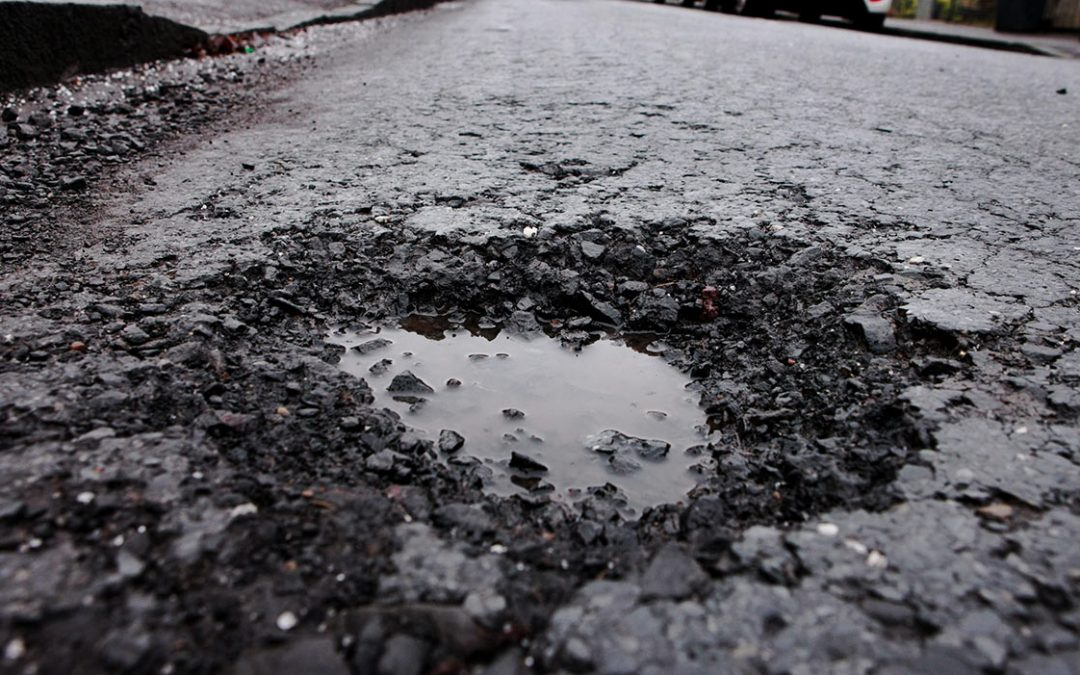
#> input picture Pothole-Segmentation/dataset/train/images/train_070.jpg, 1080 x 675 px; its folder holds only this picture in this run
$ jupyter execute --allow-errors DatSciARA7_GakKuliah.ipynb   (shell and % lines are left out)   (older library calls are emulated)
#> lines starting #> are read from the running program, lines starting #| are printed output that depends on the picture
# EDA

[cell 1]
import os
import cv2
import numpy as np
from glob import glob
from tqdm import tqdm

TRAIN_IMG_DIR = "/kaggle/input/data-science-ara-7-0/dataset/dataset/train/images"
TRAIN_MASK_DIR = "/kaggle/input/data-science-ara-7-0/dataset/dataset/train/mask"

train_images = sorted(glob(os.path.join(TRAIN_IMG_DIR, "*")))
train_masks = sorted(glob(os.path.join(TRAIN_MASK_DIR, "*")))

print("="*50)
print("DATASET OVERVIEW")
print("="*50)
print("Total Train Images :", len(train_images))
print("Total Train Masks  :", len(train_masks))
print()

areas = []
total_fg = 0
total_pixels = 0

for mask_path in tqdm(train_masks):
    mask = cv2.imread(mask_path, 0)
    fg = (mask > 0).sum()
    total = mask.size

    areas.append(fg / total)
    total_fg += fg
    total_pixels += total

areas = np.array(areas)

print("="*50)
print("POTHOLE AREA STATISTICS")
print("="*50)
#> (the rest of this cell did not finish here and is left out)

## Insight dari Statistik Dataset

### 1. Konsistensi Dataset
- Total train images dan train masks sama (498).
- Tidak ada mask kosong (Images with Empty Mask: 0).

Implikasi:
- Semua gambar mengandung pothole.
- Model tidak belajar dari contoh jalan tanpa lubang (clean road), sehingga berpotensi meningkatkan false positive saat inference di data nyata.

---

### 2. Distribusi Luas Pothole (% Area)

- Minimum: 0.0235%
- Maksimum: 67.4005%
- Mean: 13.4860%
- Median: 9.1678%

Insight:
- Mean lebih besar dari median → distribusi right-skewed.
- Sebagian besar pothole relatif kecil (<10% area gambar).
- Variasi ukuran sangat besar, dari sangat kecil hingga sangat luas.

Implikasi:
- Model harus sensitif terhadap objek kecil.
- Perlu pendekatan multi-scale atau loss function yang mendukung deteksi small object.

---

### 3. Ketidakseimbangan Piksel (Foreground vs Background)

- Total Foreground: 8.3920%
- Total Background: 91.6080%

Insight:
- Dataset sangat imbalanced secara piksel.
- Mayoritas piksel adalah background.

Implikasi:
- Accuracy saja tidak cukup sebagai metrik evaluasi.
- Disarankan menggunakan Dice, IoU, Precision, dan Recall.
- Gunakan loss function yang menangani class imbalance (misalnya Dice Loss, Tversky Loss, atau kombinasi BCE + Dice).

---

## Kesimpulan

Dataset memiliki:
- Variasi ukuran objek yang ekstrem,
- Dominasi background yang tinggi,
- Tidak ada contoh negatif murni.

Pipeline training sebaiknya mencakup strategi resizing yang konsisten, arsitektur multi-scale, serta loss dan metrik yang sesuai untuk menangani ketidakseimbangan kelas dan variasi ukuran objek.

## Rendered Train Images

[cell 2]
import matplotlib.pyplot as plt
import random

# [4 lines left out: function overlay_mask, not called in this run]

#> (the rest of this cell did not finish here and is left out)

## Image Size Distribution

[cell 3]
heights = []
widths = []

for img_path in train_images:
    img = cv2.imread(img_path)
#> img is the input picture: shape (675, 1080, 3); mean B, G, R 97.8, 93, 94.9
    h, w = img.shape[:2]
    heights.append(h)
    widths.append(w)

import matplotlib.pyplot as plt

plt.figure(figsize=(12,5))

plt.subplot(1,2,1)
plt.hist(heights, bins=20)
plt.title("Image Height Distribution")
plt.xlabel("Height")
plt.ylabel("Frequency")

plt.subplot(1,2,2)
plt.hist(widths, bins=20)
plt.title("Image Width Distribution")
plt.xlabel("Width")

plt.tight_layout()
plt.show()
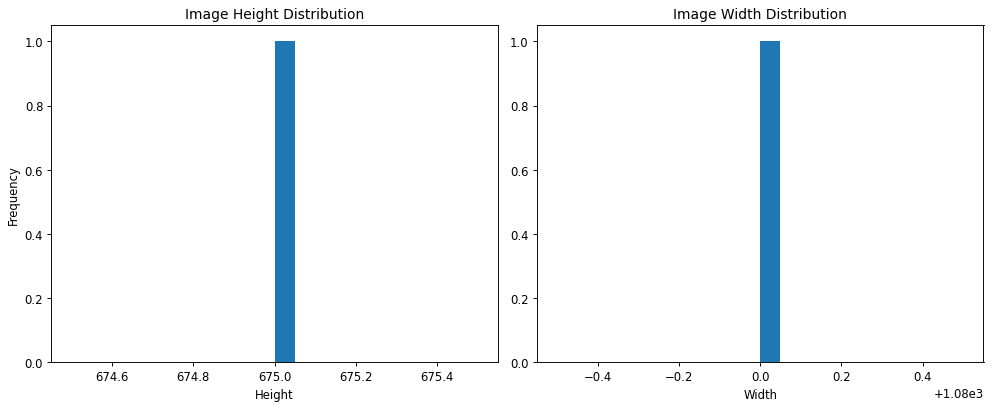
#> figure drawn by matplotlib, 2 panels; panel 1: tallest bar 1 high, from x = 675 to 675; panel 2: tallest bar 1 high, from x = 1080 to 1080

## Pothole Coverage Distribution

[cell 4]
plt.figure(figsize=(8,6))
plt.hist(areas * 100, bins=50)
plt.title("Pothole Coverage Percentage per Image")
plt.xlabel("Pothole Area (%)")
plt.ylabel("Frequency")
plt.show()
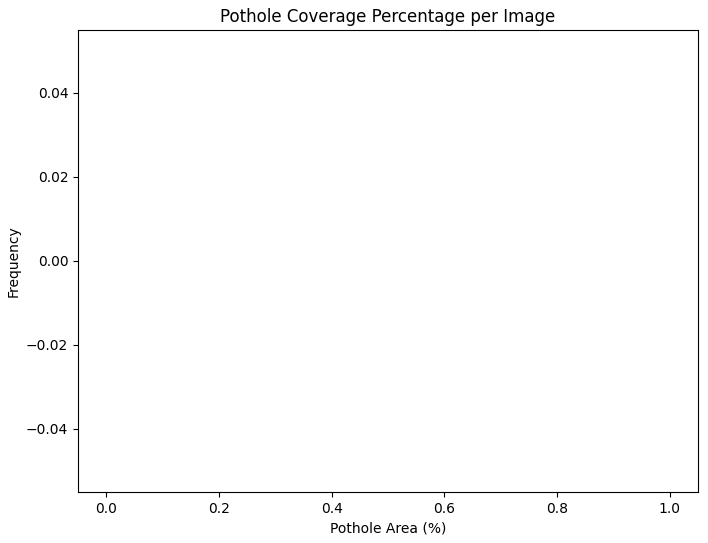
#> figure drawn by matplotlib, 1 panel

# Optional: categorize sizes
small = np.sum(areas < 0.01)
medium = np.sum((areas >= 0.01) & (areas < 0.05))
large = np.sum(areas >= 0.05)

print("="*50)
print("SIZE CATEGORY SUMMARY")
print("="*50)
print(f"Small  (<1%)  : {small}")
print(f"Medium (1-5%) : {medium}")
print(f"Large  (>5%)  : {large}")
print("="*50)

## Brightness Analysis

[cell 5]
brightness_means = []
brightness_stds = []

for img_path in train_images:
    img = cv2.imread(img_path)
    gray = cv2.cvtColor(img, cv2.COLOR_BGR2GRAY)

    brightness_means.append(gray.mean())
    brightness_stds.append(gray.std())

brightness_means = np.array(brightness_means)
#> brightness_means = [94.09]
brightness_stds = np.array(brightness_stds)
#> brightness_stds = [57.55]

import matplotlib.pyplot as plt

plt.figure(figsize=(12,5))

plt.subplot(1,2,1)
plt.hist(brightness_means, bins=30)
plt.title("Mean Brightness Distribution")
plt.xlabel("Mean Pixel Intensity")
plt.ylabel("Frequency")

plt.subplot(1,2,2)
plt.hist(brightness_stds, bins=30)
plt.title("Brightness Contrast (Std Dev)")
plt.xlabel("Std of Pixel Intensity")

plt.tight_layout()
plt.show()
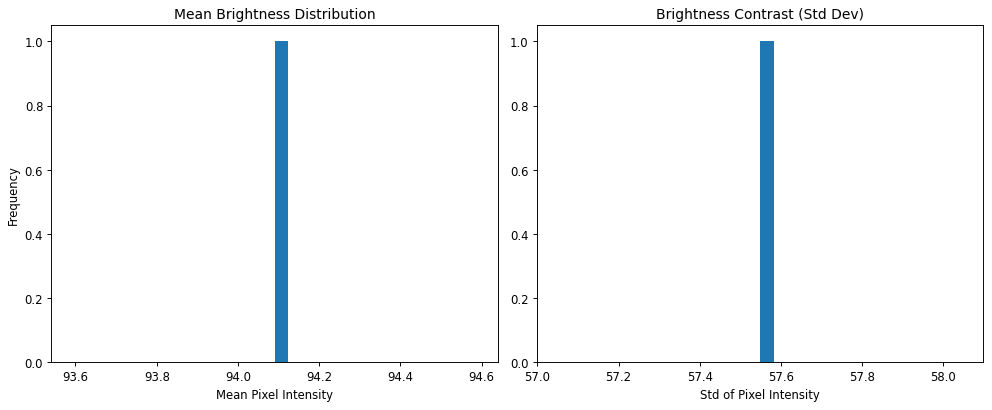
#> figure drawn by matplotlib, 2 panels; panel 1: tallest bar 1 high, from x = 94.09 to 94.12; panel 2: tallest bar 1 high, from x = 57.55 to 57.58

print("="*50)
print("BRIGHTNESS STATS")
print("="*50)
print(f"Min Mean Brightness : {brightness_means.min():.2f}")
#| Min Mean Brightness : 94.09
print(f"Max Mean Brightness : {brightness_means.max():.2f}")
#| Max Mean Brightness : 94.09
print(f"Avg Mean Brightness : {brightness_means.mean():.2f}")
#| Avg Mean Brightness : 94.09
print()
print(f"Min Contrast : {brightness_stds.min():.2f}")
#| Min Contrast : 57.55
print(f"Max Contrast : {brightness_stds.max():.2f}")
#| Max Contrast : 57.55
print(f"Avg Contrast : {brightness_stds.mean():.2f}")
#| Avg Contrast : 57.55
print("="*50)

## Insight

### 1. Brightness (Rata-rata Intensitas)

- Minimum Mean Brightness: 57.13
- Maksimum Mean Brightness: 187.47
- Rata-rata Mean Brightness: 126.84

Insight:
- Rentang brightness cukup lebar, dari kondisi relatif gelap hingga sangat terang.
- Variasi pencahayaan antar gambar cukup signifikan.

Implikasi:
- Model harus robust terhadap perubahan pencahayaan.
- Disarankan menggunakan augmentasi seperti random brightness/gamma.
- Normalisasi input (mean-std normalization) menjadi penting untuk stabilitas training.

---

### 2. Contrast

- Minimum Contrast: 11.25
- Maksimum Contrast: 92.43
- Rata-rata Contrast: 46.56

Insight:
- Terdapat variasi kontras yang cukup besar antar gambar.
- Beberapa gambar memiliki kontras rendah (detail pothole bisa kurang jelas).
- Beberapa lainnya memiliki kontras tinggi (tepi lebih tajam).

Implikasi:
- Model perlu mampu menangani detail yang kurang jelas pada gambar low-contrast.
- Augmentasi seperti random contrast atau CLAHE dapat membantu meningkatkan generalisasi.

---

## Kesimpulan

Dataset memiliki variasi pencahayaan dan kontras yang cukup besar. Pipeline preprocessing dan augmentasi perlu dirancang agar model tetap stabil dan generalizable terhadap kondisi jalan dengan pencahayaan yang berbeda-beda.

## Blur / Sharpness Analysis

[cell 6]
def laplacian_variance(image):
    return cv2.Laplacian(image, cv2.CV_64F).var()

sharpness_scores = []

for img_path in train_images:
    img = cv2.imread(img_path)
    gray = cv2.cvtColor(img, cv2.COLOR_BGR2GRAY)
    sharpness_scores.append(laplacian_variance(gray))

sharpness_scores = np.array(sharpness_scores)
#> sharpness_scores = [1004.3]

plt.figure(figsize=(8,6))
plt.hist(sharpness_scores, bins=40)
plt.title("Image Sharpness Distribution (Variance of Laplacian)")
plt.xlabel("Sharpness Score")
plt.ylabel("Frequency")
plt.show()
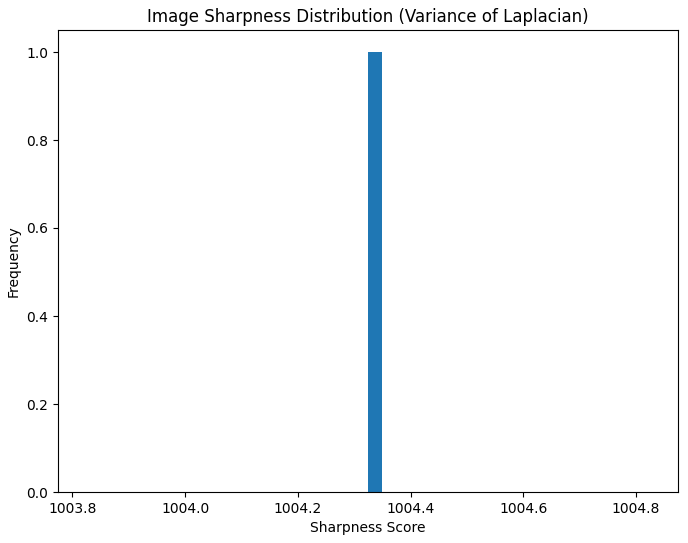
#> figure drawn by matplotlib, 1 panel; tallest bar 1 high, from x = 1004.3 to 1004.3

print("SHARPNESS STAT")
print(f"Min Sharpness : {sharpness_scores.min():.2f}")
#| Min Sharpness : 1004.32
print(f"Max Sharpness : {sharpness_scores.max():.2f}")
#| Max Sharpness : 1004.32
print(f"Mean Sharpness: {sharpness_scores.mean():.2f}")
#| Mean Sharpness: 1004.32

## Insight

### 1. Distribusi Sharpness

- Minimum Sharpness: 17.44
- Maksimum Sharpness: 22579.67
- Rata-rata Sharpness: 2415.08

Insight:
- Rentang sharpness sangat lebar, menunjukkan variasi kualitas fokus antar gambar.
- Distribusi terlihat right-skewed, dengan sebagian besar gambar memiliki sharpness rendah–menengah, dan beberapa outlier sangat tajam.
- Nilai minimum yang sangat rendah mengindikasikan adanya gambar yang cukup blur.

---

### 2. Implikasi terhadap Model

- Gambar dengan sharpness rendah (blur) dapat menyulitkan deteksi tepi pothole.
- Model perlu robust terhadap variasi kualitas fokus.
- Outlier dengan sharpness sangat tinggi bisa menyebabkan distribusi fitur tidak stabil jika tidak dinormalisasi dengan baik.

---

### 3. Aksi Selanjutnya
  - Data augmentation seperti random blur agar model tidak sensitif terhadap fokus.
  - Filtering atau analisis manual jika terdapat gambar yang terlalu blur dan berpotensi merusak training.
  - Normalisasi dan augmentasi konsisten untuk menjaga stabilitas distribusi fitur.

---

## Kesimpulan

Dataset memiliki variasi ketajaman yang signifikan, dari gambar cukup blur hingga sangat tajam. Pipeline training sebaiknya mempertimbangkan robustness terhadap variasi fokus agar performa model tetap stabil pada kondisi dunia nyata.

## Spatial Distribution Analysis

[cell 7]
import cv2
import numpy as np
import matplotlib.pyplot as plt
from tqdm import tqdm

TARGET_SIZE = 512

heatmap_accum = np.zeros((TARGET_SIZE, TARGET_SIZE), dtype=np.float32)

for mask_path in tqdm(train_masks):
    mask = cv2.imread(mask_path, 0)
    binary = (mask > 0).astype(np.float32)

    # Resize ke ukuran seragam
    binary_resized = cv2.resize(binary,
                                (TARGET_SIZE, TARGET_SIZE),
                                interpolation=cv2.INTER_NEAREST)

    heatmap_accum += binary_resized

heatmap_accum /= len(train_masks)

plt.figure(figsize=(6,6))
plt.imshow(heatmap_accum, cmap="hot")
plt.title("Pothole Spatial Probability Heatmap (Resized)")
plt.colorbar()
plt.axis("off")
plt.show()
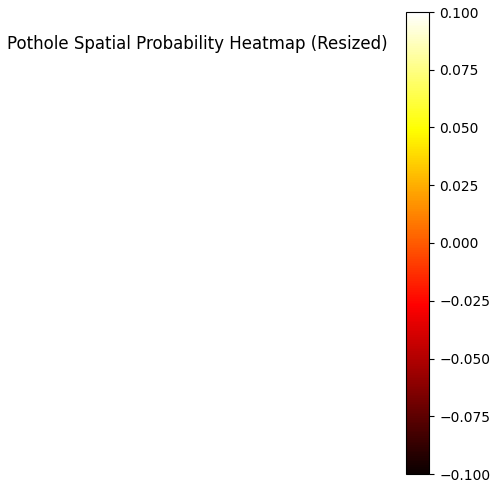
#> figure drawn by matplotlib, 2 panels

## Insight

### 1. Pola Distribusi Spasial

Heatmap menunjukkan bahwa probabilitas kemunculan pothole paling tinggi berada di area tengah gambar, dan menurun secara bertahap ke arah tepi.

Insight:
- Pothole cenderung muncul di bagian tengah frame.
- Area tepi (atas, bawah, kiri, kanan) memiliki probabilitas lebih rendah.
- Distribusi bersifat terpusat (center-biased).

---

### 2. Kemungkinan Penyebab

- Sudut pengambilan gambar kemungkinan konsisten (kamera kendaraan mengarah ke depan).
- Jalan berada di bagian tengah frame, sementara bagian atas sering berisi langit atau latar belakang non-jalan.
- Bagian bawah atau sisi gambar mungkin berisi area yang jarang mengandung pothole.

---

### 3. Implikasi untuk Model

- Model mungkin belajar bias posisi (positional bias).
- Risikonya, jika pada data baru pothole muncul di tepi gambar, model bisa kurang akurat.
- Model bisa terlalu mengandalkan lokasi spasial, bukan fitur tekstur.

---

### 4. Rekomendasi

- Gunakan augmentasi seperti:
  - Random crop
  - Random shift / translation
  - Horizontal flip
- Pastikan resizing tidak selalu mempertahankan alignment yang sama.
- Evaluasi performa pada sampel dengan pothole di area tepi.

---

## Kesimpulan

Dataset memiliki bias spasial yang cukup jelas: pothole lebih sering muncul di tengah gambar. Pipeline training sebaiknya mengurangi ketergantungan model terhadap lokasi absolut agar generalisasi tetap baik pada distribusi spasial yang berbeda.

## Object Count Analysis

[cell 8]
import cv2
import numpy as np
import matplotlib.pyplot as plt
from tqdm import tqdm

object_counts = []

for mask_path in tqdm(train_masks):
    mask = cv2.imread(mask_path, 0)
    binary = (mask > 0).astype(np.uint8)

    num_labels, _ = cv2.connectedComponents(binary)
    object_counts.append(num_labels - 1)  # minus background

object_counts = np.array(object_counts)

plt.figure(figsize=(8,6))
plt.hist(object_counts, bins=20)
plt.title("Number of Potholes per Image")
plt.xlabel("Object Count")
plt.ylabel("Frequency")
plt.show()

print("="*50)
print("OBJECT COUNT STATS")
print("="*50)
#> (the rest of this cell did not finish here and is left out)

## Insight

### 1. Distribusi Jumlah Objek

- Minimum Objects: 1
- Maksimum Objects: 67
- Rata-rata Objects: 4.26

Insight:
- Sebagian besar gambar memiliki jumlah pothole yang sedikit.
- Distribusi bersifat right-skewed: banyak gambar dengan 1–5 pothole, dan sedikit gambar dengan jumlah sangat banyak (outlier hingga 67).
- Variasi jumlah objek cukup besar antar gambar.

---

### 2. Implikasi terhadap Model

- Model harus mampu menangani:
  - Kasus sederhana (1 objek besar).
  - Kasus kompleks (banyak objek kecil tersebar).
- Gambar dengan banyak pothole kemungkinan berisi objek kecil yang saling berdekatan, yang dapat:
  - Menyulitkan segmentasi batas antar objek.
  - Meningkatkan risiko over-segmentation atau under-segmentation.

---

### 3. Risiko Potensial

- Jika mayoritas gambar hanya memiliki sedikit objek, model bisa bias terhadap skenario sederhana.
- Gambar dengan banyak pothole dapat berfungsi sebagai hard samples dan mempengaruhi stabilitas training.

---

## Kesimpulan

Dataset menunjukkan variasi jumlah objek yang cukup besar, dengan mayoritas gambar memiliki sedikit pothole dan sebagian kecil memiliki jumlah sangat banyak. Model perlu robust terhadap variasi kepadatan objek, terutama dalam kasus banyak pothole kecil dalam satu gambar.

## Train vs Test Shift Detection

[cell 9]
TEST_IMG_DIR = "/kaggle/input/data-science-ara-7-0/dataset/dataset/test/images"
test_images = sorted(glob(os.path.join(TEST_IMG_DIR, "*")))

def compute_stats(image_paths):
    means = []
    stds = []
    sharpness = []

    for img_path in tqdm(image_paths):
        img = cv2.imread(img_path)
        gray = cv2.cvtColor(img, cv2.COLOR_BGR2GRAY)

        means.append(gray.mean())
        stds.append(gray.std())
        sharpness.append(cv2.Laplacian(gray, cv2.CV_64F).var())

    return np.array(means), np.array(stds), np.array(sharpness)

train_mean, train_std, train_sharp = compute_stats(train_images)
#> train_mean = [94.09]; train_std = [57.55]; train_sharp = [1004.3]
test_mean, test_std, test_sharp = compute_stats(test_images)
#> test_mean = [94.09]; test_std = [57.55]; test_sharp = [1004.3]

# Plot Brightness
plt.figure(figsize=(12,4))

plt.subplot(1,3,1)
plt.hist(train_mean, bins=30, alpha=0.6, label="Train")
plt.hist(test_mean, bins=30, alpha=0.6, label="Test")
plt.title("Mean Brightness")
plt.legend()

plt.subplot(1,3,2)
plt.hist(train_std, bins=30, alpha=0.6, label="Train")
plt.hist(test_std, bins=30, alpha=0.6, label="Test")
plt.title("Contrast (Std)")
plt.legend()

plt.subplot(1,3,3)
plt.hist(train_sharp, bins=30, alpha=0.6, label="Train")
plt.hist(test_sharp, bins=30, alpha=0.6, label="Test")
plt.title("Sharpness")
plt.legend()

plt.tight_layout()
plt.show()
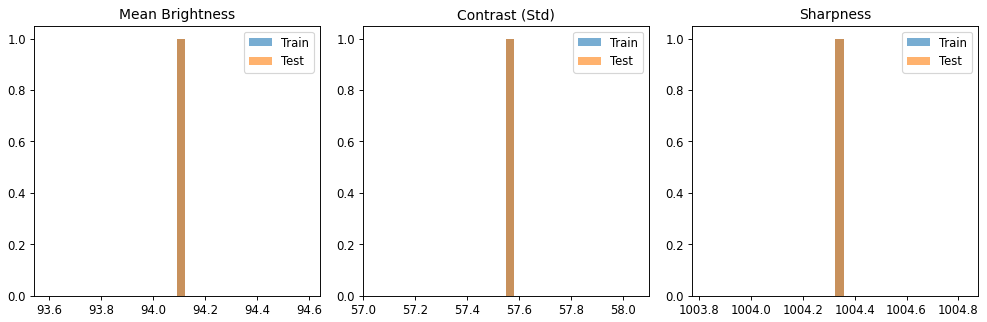
#> figure drawn by matplotlib, 3 panels; panel 1: tallest bar 1 high, from x = 94.09 to 94.12; panel 1: tallest bar 1 high, from x = 94.09 to 94.12; panel 2: tallest bar 1 high, from x = 57.55 to 57.58; panel 2: tallest bar 1 high, from x = 57.55 to 57.58

$ run again, on Pothole-Segmentation/dataset/train/images/train_201.jpg
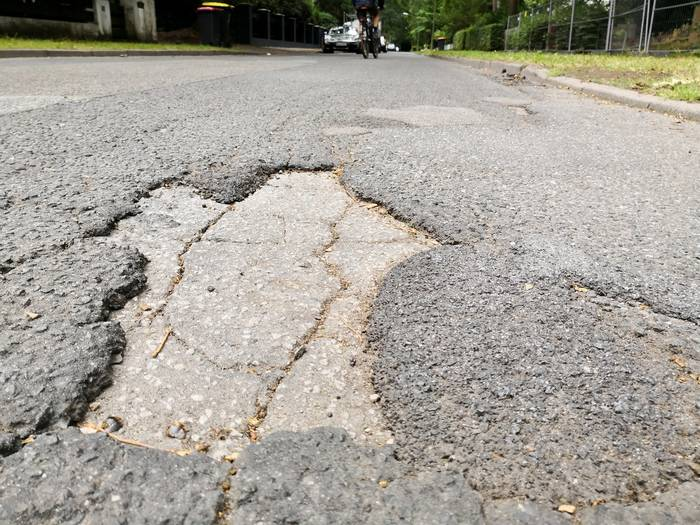
#> input picture Pothole-Segmentation/dataset/train/images/train_201.jpg, 700 x 525 px
#> img is the input picture: shape (525, 700, 3); mean B, G, R 152.2, 161.1, 165.6
#> brightness_means = [161.4]
#> brightness_stds = [52.45]
#| Min Mean Brightness : 161.43
#| Max Mean Brightness : 161.43
#| Avg Mean Brightness : 161.43
#| Min Contrast : 52.45
#| Max Contrast : 52.45
#| Avg Contrast : 52.45
#> sharpness_scores = [3595.9]
#> `plt.show()`:
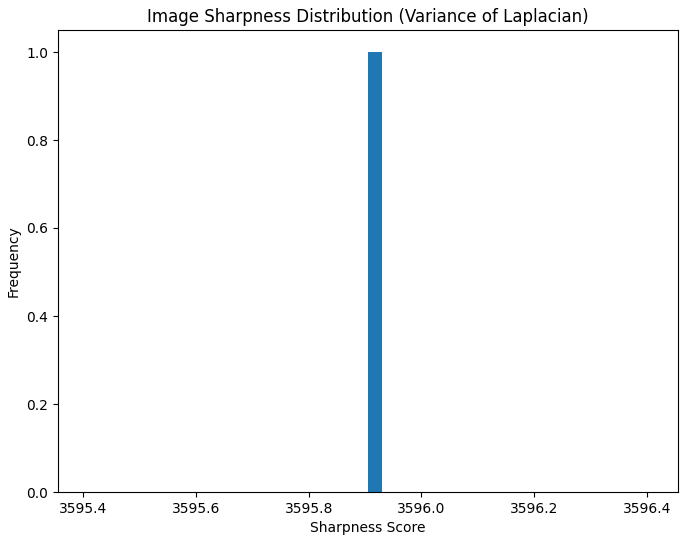
#> figure drawn by matplotlib, 1 panel; tallest bar 1 high, from x = 3595.9 to 3595.9
#| Min Sharpness : 3595.91
#| Max Sharpness : 3595.91
#| Mean Sharpness: 3595.91
#> train_mean = [161.4]; train_std = [52.45]; train_sharp = [3595.9]
#> test_mean = [161.4]; test_std = [52.45]; test_sharp = [3595.9]
#> `plt.show()`:
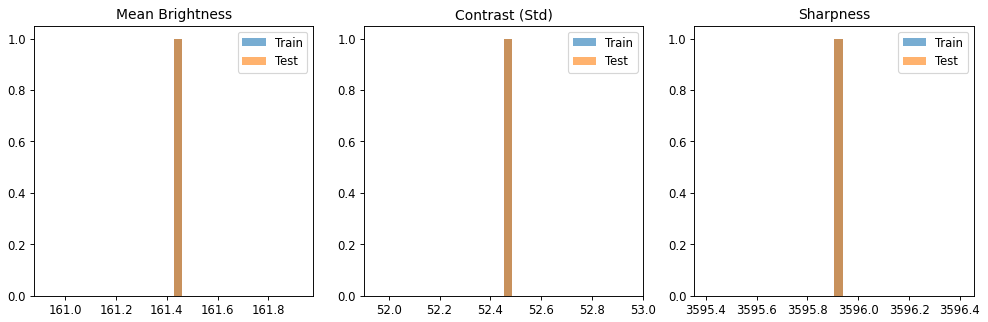
#> figure drawn by matplotlib, 3 panels; panel 1: tallest bar 1 high, from x = 161.4 to 161.5; panel 1: tallest bar 1 high, from x = 161.4 to 161.5; panel 2: tallest bar 1 high, from x = 52.45 to 52.49; panel 2: tallest bar 1 high, from x = 52.45 to 52.49
